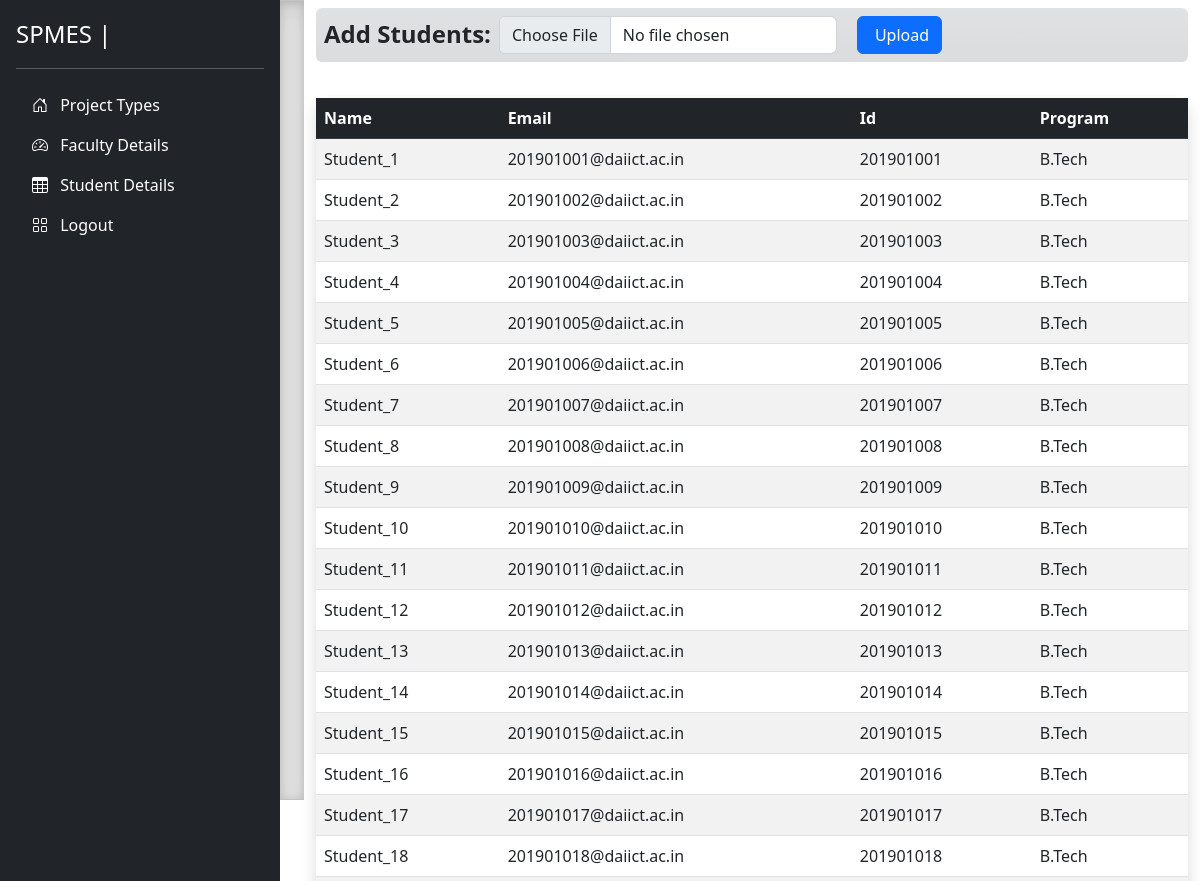
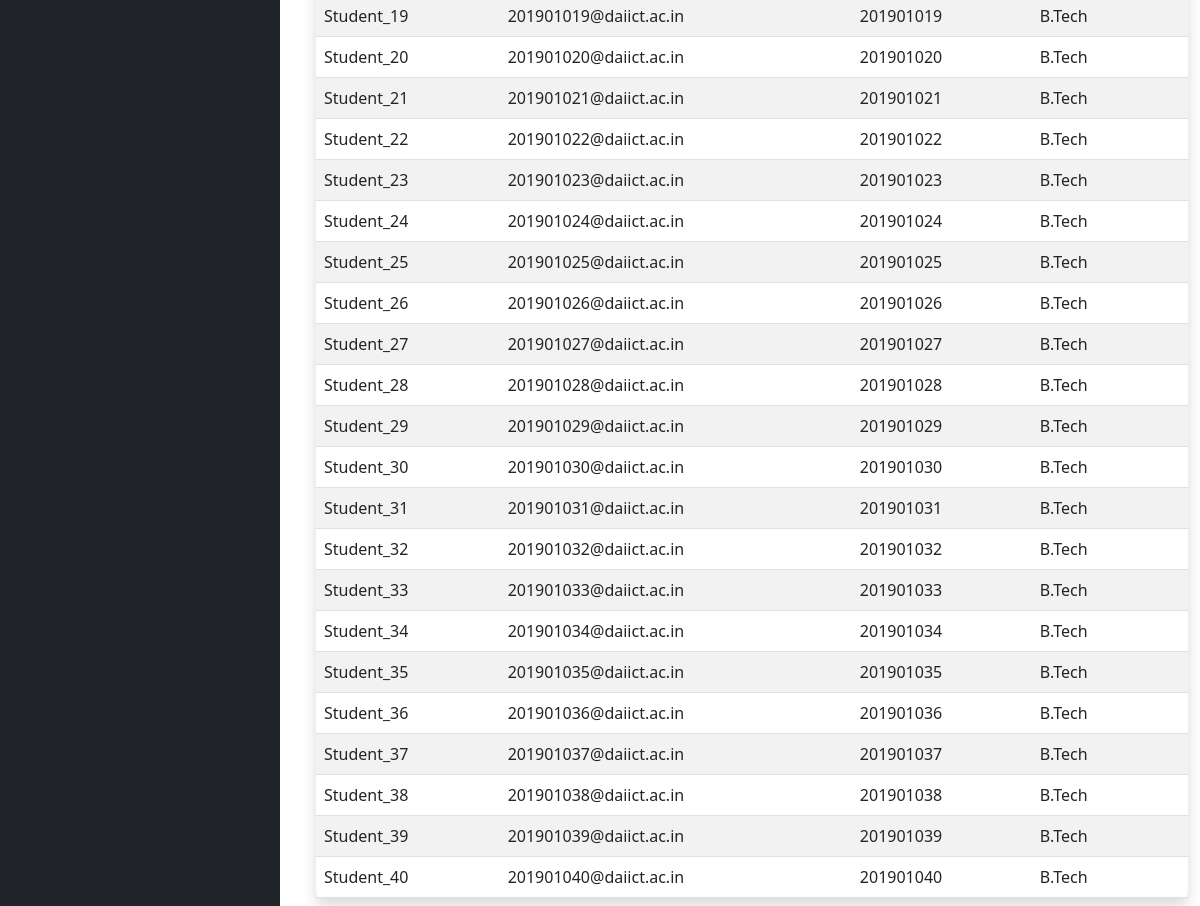
Screenshot of /sys_admin_student/ with the database file from the repository (2 pictures, top to bottom).
### accounts/models.py (models this page shows, shortened)
class student(models.Model):
    user = models.OneToOneField(user,on_delete=models.CASCADE,primary_key=True)
    sid = models.CharField(max_length=9)
    name = models.CharField(max_length=100)
    program = models.CharField(max_length=50)
    cpi = models.FloatField()

class user(AbstractUser):
    is_student = models.BooleanField(default=False)
    is_faculty = models.BooleanField(default=False)
    is_admin = models.BooleanField(default=False)

### accounts/sys_admin/sys_admin_view.py (the view, shortened to what this page needs)
# urls.py: path("sys_admin_student/",sys_admin_view.sys_add_student,name="sysadmin_add_student"),
def sys_add_student(request):
    edit_student_details = student_forms()
    student_details_data = student.objects.all()
    context = {'edit_student_form':edit_student_details,'student_details':student_details_data}
    return render(request, "sys_admin/add_student.html",context)

### accounts/sys_admin/forms.py
class student_forms(forms.ModelForm):
    class Meta:
        model = student
        fields = '__all__'

### templates/sys_admin/add_student.html (shortened to what this page needs)
{% extends 'sys_admin_base.html' %}
{% block body %}
<div class = "my-2 bg-secondary bg-gradient bg-opacity-25 py-2 rounded">
<form action=""method="POST" enctype="multipart/form-data" class="form-horizontal">
    <div class="form-group" style="display: flex;">
        <div>
            <label for="name" class = "fs-4 mx-2"><b>Add Students: </b></label>
        </div>
       <div >
            <input type="file" name="csv_file" id="csv_file" required="True" class="form-control">
        </div>
        <div >
            <div style="margin: 0px 20px">
                <button class="btn btn-primary" type="submit" name="addstudent"> Upload </button>
            </div>
        </div>
    </div>
</form>
</div>
<div style="margin-top:20px">
    <table class="table table-striped shadow rounded my-2">
        <thead class = "table-dark">
            <tr class="rounded-top">
                <th scope="col">Name</th>
                <th scope="col">Email</th>
                <th scope="col">Id</th>
                <th scope="col">Program</th>
            </tr>
        </thead>
        <tbody>
            {% for student in student_details %}
            <tr class="rounded-top">
                <td>{{student.name}}</td>
                <td>{{student.user.email}}</td>
                <td>{{student.sid}}</td>
                <td>{{student.program}}</td>
            </tr>
            {% endfor %}
        </tbody>
    </table>
</div>
{% endblock body %}

### rows the page displays
student: name "Student_1", user.email "201901001@daiict.ac.in", sid "201901001", program "B.Tech"
student: name "Student_2", user.email "201901002@daiict.ac.in", sid "201901002", program "B.Tech"
student: name "Student_3", user.email "201901003@daiict.ac.in", sid "201901003", program "B.Tech"
student: name "Student_4", user.email "201901004@daiict.ac.in", sid "201901004", program "B.Tech"
student: name "Student_5", user.email "201901005@daiict.ac.in", sid "201901005", program "B.Tech"
student: name "Student_6", user.email "201901006@daiict.ac.in", sid "201901006", program "B.Tech"
student: name "Student_7", user.email "201901007@daiict.ac.in", sid "201901007", program "B.Tech"
student: name "Student_8", user.email "201901008@daiict.ac.in", sid "201901008", program "B.Tech"
student: name "Student_9", user.email "201901009@daiict.ac.in", sid "201901009", program "B.Tech"
student: name "Student_10", user.email "201901010@daiict.ac.in", sid "201901010", program "B.Tech"
student: name "Student_11", user.email "201901011@daiict.ac.in", sid "201901011", program "B.Tech"
student: name "Student_12", user.email "201901012@daiict.ac.in", sid "201901012", program "B.Tech"
student: name "Student_13", user.email "201901013@daiict.ac.in", sid "201901013", program "B.Tech"
student: name "Student_14", user.email "201901014@daiict.ac.in", sid "201901014", program "B.Tech"
student: name "Student_15", user.email "201901015@daiict.ac.in", sid "201901015", program "B.Tech"
student: name "Student_16", user.email "201901016@daiict.ac.in", sid "201901016", program "B.Tech"
student: name "Student_17", user.email "201901017@daiict.ac.in", sid "201901017", program "B.Tech"
student: name "Student_18", user.email "201901018@daiict.ac.in", sid "201901018", program "B.Tech"
student: name "Student_19", user.email "201901019@daiict.ac.in", sid "201901019", program "B.Tech"
student: name "Student_20", user.email "201901020@daiict.ac.in", sid "201901020", program "B.Tech"
student: name "Student_21", user.email "201901021@daiict.ac.in", sid "201901021", program "B.Tech"
student: name "Student_22", user.email "201901022@daiict.ac.in", sid "201901022", program "B.Tech"
student: name "Student_23", user.email "201901023@daiict.ac.in", sid "201901023", program "B.Tech"
student: name "Student_24", user.email "201901024@daiict.ac.in", sid "201901024", program "B.Tech"
student: name "Student_25", user.email "201901025@daiict.ac.in", sid "201901025", program "B.Tech"
student: name "Student_26", user.email "201901026@daiict.ac.in", sid "201901026", program "B.Tech"
student: name "Student_27", user.email "201901027@daiict.ac.in", sid "201901027", program "B.Tech"
student: name "Student_28", user.email "201901028@daiict.ac.in", sid "201901028", program "B.Tech"
student: name "Student_29", user.email "201901029@daiict.ac.in", sid "201901029", program "B.Tech"
student: name "Student_30", user.email "201901030@daiict.ac.in", sid "201901030", program "B.Tech"
student: name "Student_31", user.email "201901031@daiict.ac.in", sid "201901031", program "B.Tech"
student: name "Student_32", user.email "201901032@daiict.ac.in", sid "201901032", program "B.Tech"
student: name "Student_33", user.email "201901033@daiict.ac.in", sid "201901033", program "B.Tech"
student: name "Student_34", user.email "201901034@daiict.ac.in", sid "201901034", program "B.Tech"
student: name "Student_35", user.email "201901035@daiict.ac.in", sid "201901035", program "B.Tech"
student: name "Student_36", user.email "201901036@daiict.ac.in", sid "201901036", program "B.Tech"
student: name "Student_37", user.email "201901037@daiict.ac.in", sid "201901037", program "B.Tech"
student: name "Student_38", user.email "201901038@daiict.ac.in", sid "201901038", program "B.Tech"
student: name "Student_39", user.email "201901039@daiict.ac.in", sid "201901039", program "B.Tech"
student: name "Student_40", user.email "201901040@daiict.ac.in", sid "201901040", program "B.Tech"
